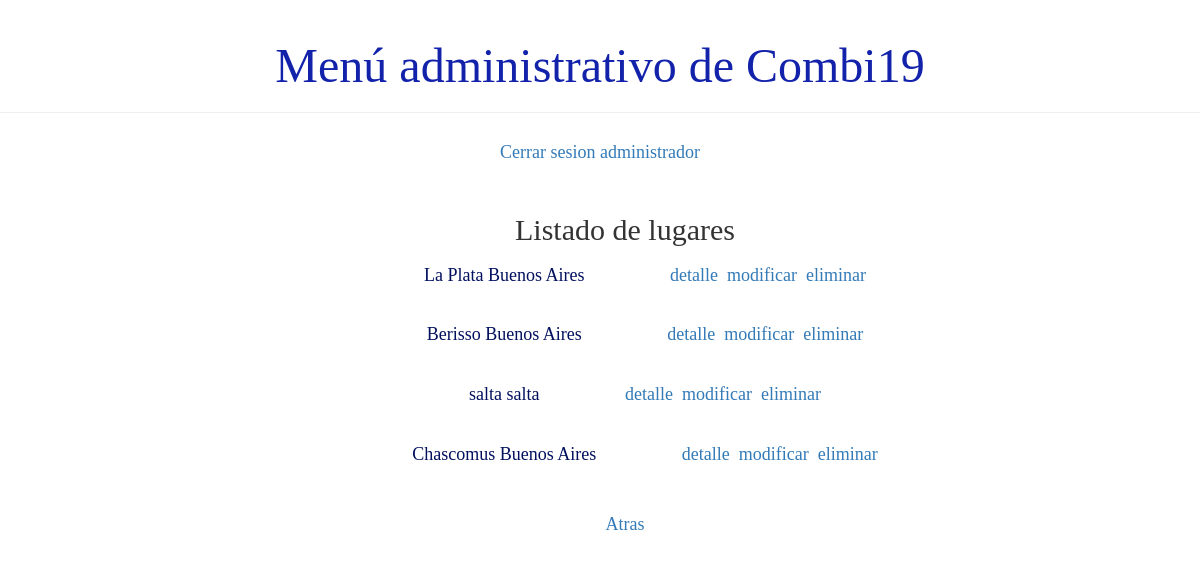
The app's page /usuario/listaLugar, older data.
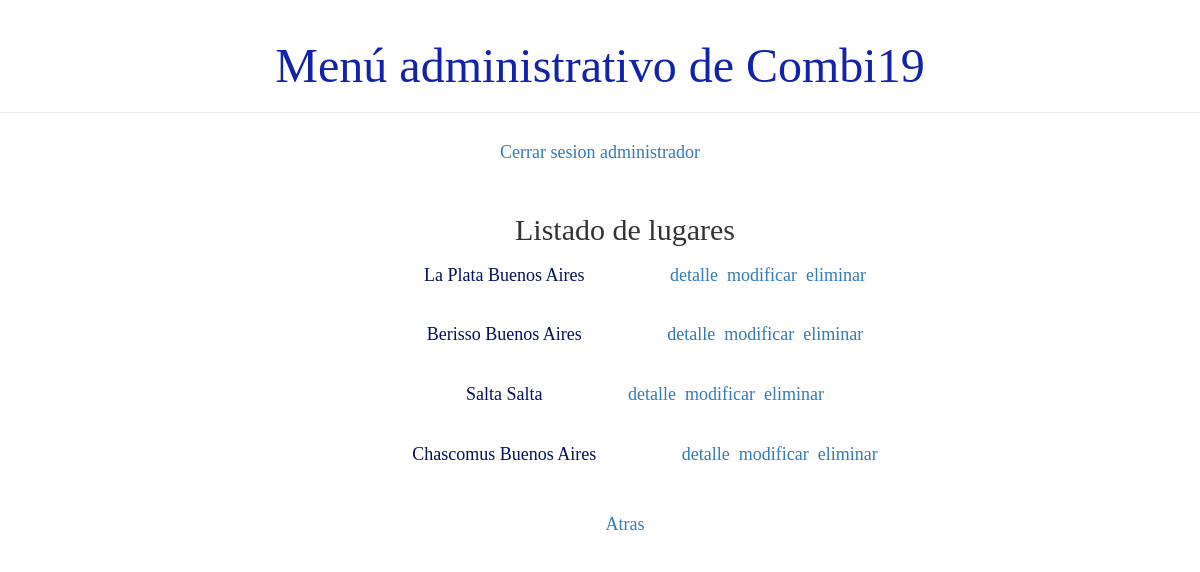
The same page, newer data.
### demo1/models.py (models this page shows, shortened)
class Lugar(models.Model):
    nombre_de_lugar = models.CharField(max_length=50)
    provincia = models.CharField(max_length=40)
    def __str__(self):
        return '%s %s' % (self.nombre_de_lugar, self.provincia)

### demo1/views.py (the view)
# urls.py: path('usuario/listaLugar', views.listado_lugar ,name='listado_lugar'),
def listado_lugar(request):
    lugares=Lugar.objects.all()
    return render(request, 'demo1/listados/listado_lugar.html', {'lugares':lugares})

### demo1/templates/demo1/listados/listado_lugar.html (shortened to what this page needs)
{% extends 'demo1/base.html' %}
{% block content %}
<div class="card">
    <h2>Listado de lugares</h2>
</div>
    <div class="card">
        <ul>
        {% for lugar in lugares %}
            <h4 class="card">{{ lugar }}&nbsp;&nbsp;&nbsp;&nbsp;&nbsp;&nbsp;&nbsp;&nbsp;&nbsp;
                <a href="{% url 'detalle_lugar' pk=lugar.pk%}">detalle</a>
                &nbsp;&nbsp; <a href="{% url 'modificar_lugar' pk=lugar.pk%}"> modificar </a>
                &nbsp;&nbsp; <a href="{% url 'eliminar_lugar' pk=lugar.pk%}"> eliminar </a></h4>
            <br>
        {% endfor %}
        </ul>
    </div>
    <div class="card"><h4><a href="{% url 'principal' %}">Atras</a></h4></div>
{% endblock %}

Row changes from the older to the newer data that the page shows:
changed Lugar: nombre_de_lugar+provincia "salta salta" → "Salta Salta"
